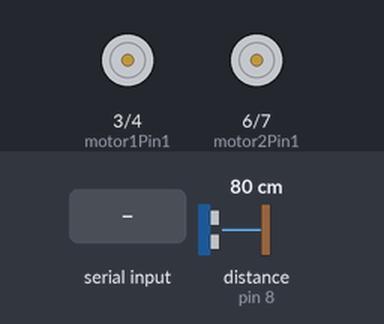
The sketch below on a simulated Arduino Uno, built with avr-gcc and run on an emulated ATmega328P. On the bench: motor-driver pin pairs drawn as motors (green arrow = first pin HIGH = forward, orange = second pin HIGH = backward, longer = more drive, scaled by the enable pin). The inputs (shaded band) are chosen by the test bench; at power-on: distance to the obstacle (sensor on pin 8) 80 cm. The echo pulse lasts 58.3 µs per cm.

Above: at 1.2 s.
1.3 s: "8" received over Serial
At 2.9 s:
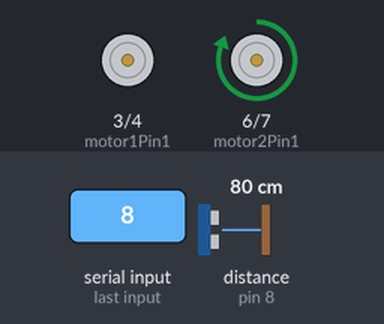
4.3 s: "1" received over Serial
At 4.6 s:
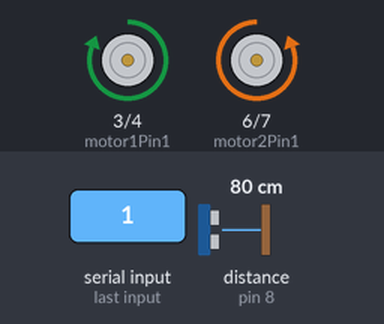
5.8 s: "2" received over Serial
At 7.0 s:
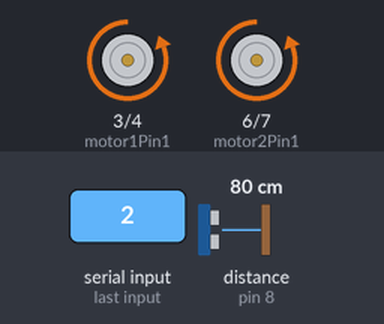
7.3 s: "4" received over Serial
At 8.1 s:
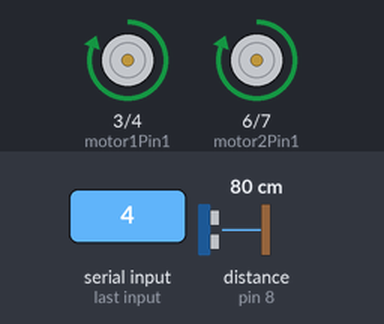
8.8 s: "8" received over Serial
At 9.4 s:
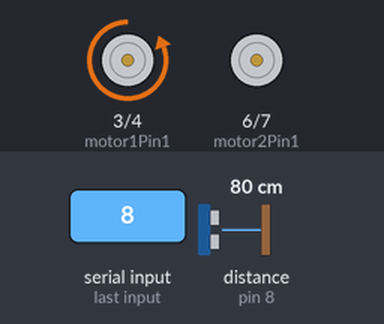
11.8 s: "3" received over Serial
At 12.8 s:
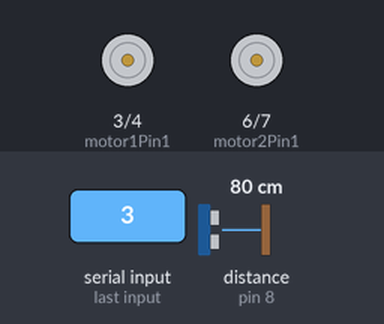
Timing chart, 0 to 14.3 s (numbered marks = the images above; inputs shaded):
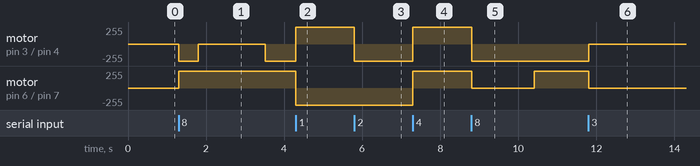

Measured:
- after the input at 1.3 s, motor on pin 3 (motor1Pin1) / pin 4 (motor1Pin2): stopped → backward 255/255 at once, → stopped 0.50 s later, → backward 255/255 1.7 s later; motor on pin 6 (motor2Pin1) / pin 7 (motor2Pin2): stopped → forward 255/255 at once
- after the input at 4.3 s, motor on pin 3 (motor1Pin1) / pin 4 (motor1Pin2): backward 255/255 → forward 255/255 at once; motor on pin 6 (motor2Pin1) / pin 7 (motor2Pin2): forward 255/255 → backward 255/255 at once
- after the input at 5.8 s, motor on pin 3 (motor1Pin1) / pin 4 (motor1Pin2): forward 255/255 → backward 255/255 at once
- after the input at 7.3 s, motor on pin 3 (motor1Pin1) / pin 4 (motor1Pin2), motor on pin 6 (motor2Pin1) / pin 7 (motor2Pin2): backward 255/255 → forward 255/255 at once
- after the input at 8.8 s, motor on pin 3 (motor1Pin1) / pin 4 (motor1Pin2): forward 255/255 → backward 255/255 at once; motor on pin 6 (motor2Pin1) / pin 7 (motor2Pin2): forward 255/255 → stopped at once, → forward 255/255 1.6 s later
- after the input at 11.8 s, motor on pin 3 (motor1Pin1) / pin 4 (motor1Pin2): backward 255/255 → stopped at once

The sketch:

ManueleBesturingSS.ino
```cpp
// Initializeren van den pinnen en waarmee ze verbonden zijn
int enable1Pin = 2; // pin 1 on L293D IC
int motor1Pin1 = 3; // pin 2 on L293D IC
int motor1Pin2 = 4; // pin 7 on L293D IC

int enable2Pin = 5; // pin 9 on L293D IC
int motor2Pin1 = 6; // pin 10 on L293D IC
int motor2Pin2 = 7; // pin 15 on L293D IC

int state;         // kiest uit vooruit / achteruit / links / rechts (bluetooth)
int flag=0;        //zorgt ervoor dat de status maar 1x geprint wordt

bool Automatic = false;         //Bluetooth inputs
bool Tekenen = false;           //
bool Manueel = true;            //

unsigned long previousMillis = 0;  //Timers voor tekenen
const long interval = 1800;        // draai interval en vooruitrijden
boolean voor = true;               // automatisch rijden
boolean lnks = false;              //
boolean rchts = false;             //
int tellerke = 1;                  //Tellers
int detected = 0;                  //

#define trigPinvooraan 9    //sensor vooraan   //SENSOR PINNEN
#define echoPinvooraan 8    //sensor vooraan

#define trigPinLinks 11 //sensor rechts
#define echoPinLinks 10 //sensor rechts

#define trigPinRechts 13  //sensor links
#define echoPinRechts 12  //sensor links

void setup() {
    //Motors
    pinMode(motor1Pin1, OUTPUT);
    pinMode(motor1Pin2, OUTPUT);
    pinMode(enable1Pin, OUTPUT);
    pinMode(motor2Pin1, OUTPUT);
    pinMode(motor2Pin2, OUTPUT);
    pinMode(enable2Pin, OUTPUT);
    digitalWrite(enable1Pin, HIGH);
    digitalWrite(enable2Pin, HIGH);
    //Sensors
    pinMode(trigPinvooraan, OUTPUT);
    pinMode(echoPinvooraan, INPUT);

    Serial.begin(9600);
}

void loop() {
  //Timertje
  unsigned long currentMillis = millis();

///////////////////////////////////////////////////////////////////////////////////////////////////////////////////////////////////////////////////////////////////////////////////////
////////////////////////////////////////////////////////////////////////BLUETOOTH//////////////////////////////////////////////////////////////////////////////////////////////////////
///////////////////////////////////////////////////////////////////////////////////////////////////////////////////////////////////////////////////////////////////////////////////////
//Als er data is zal deze uitgelezen worden
    if(Serial.available() > 0){
      state = Serial.read();
      flag=0;
    }
///////////////////////////////////////////////////////////////////////////////////////////////////////////////////////////////////////////////////////////////////////////////////////
///////////////////////////////////////////////////////////////////////MANUEEL RIJDEN//////////////////////////////////////////////////////////////////////////////////////////////////
///////////////////////////////////////////////////////////////////////////////////////////////////////////////////////////////////////////////////////////////////////////////////////
// Als de status 1 is zal het autotje achteruit rijden
    if (state == '1') {
       ACHTERUIT();
    }
    // Als de status 2 is zal het autotje Rechts draaien
    else if (state == '2') {
       RECHTSRONDAS();
    }
    // Als de status 3 is zal het autotje stoppen.
    else if (state == '3') {
       STOP();
    }
    // Als de status 2 is zal het autotje links draaien
    else if (state == '4') {
       LINKSRONDAS();
    }
    // Als de status 5 is zal het autotje vooruit rijden
    else if (state == '5') {
       VOORUIT();
    }

///////////////////////////////////////////////////////////////////////////////////////////////////////////////////////////////////////////////////////////////////////////////////////
////////////////////////////////////////////////////////////////////////TEKENEN////////////////////////////////////////////////////////////////////////////////////////////////////////
///////////////////////////////////////////////////////////////////////////////////////////////////////////////////////////////////////////////////////////////////////////////////////
//SENSOR code
else if (state == '8') {
  long durationvooraan, distancevooraan;
  digitalWrite(trigPinvooraan, LOW);  // Added this line
  delayMicroseconds(2); // Added this line
  digitalWrite(trigPinvooraan, HIGH);
  delayMicroseconds(10); // Added this line
  digitalWrite(trigPinvooraan, LOW);
  durationvooraan = pulseIn(echoPinvooraan, HIGH);
  distancevooraan = (durationvooraan/2) / 29.1;

  //ALS VOORAAN DETECTED///////////////////////////////////////////////////////////
  if (distancevooraan < 10)
  {
      STOP();
      delay(3000);
      detected++;
      if(detected > 1)
      {
        LINKS();
        delay(1400);
        detected = 0;
        currentMillis = 0;
        previousMillis = 0;
        voor = true; lnks = false;  rchts = false; tellerke = 1;
      }
  }
  //ALS NIKS ERVOOR STAAT///////////////////AUTOMATISCH RIJDEN/////////////////////
  else
  {
    if(voor)
    VOORUIT();
       if (voor&&(unsigned long)(currentMillis - previousMillis) >= interval)
       {
          voor = false;
                      if(tellerke == 4){
                      tellerke = 0;
                      }
                      if(tellerke < 2)
                      {
                      lnks = true;}
                      else if(lnks == false&&tellerke <4){
                      rchts = true;
                      }

          previousMillis = currentMillis;
       }
    if(lnks)
    LINKS();
       if (lnks&&(unsigned long)(currentMillis - previousMillis) >= interval-100)
       {
          lnks= false;
          voor=true;
          tellerke++;
          previousMillis = currentMillis;
       }
     if(rchts)
     RECHTS();
      if (rchts&&(unsigned long)(currentMillis - previousMillis) >= (interval-200))
      {
          rchts= false;
          voor=true;
          tellerke++;
          previousMillis = currentMillis;
      }
   }
}

    else if(state == '9'){STOP(); }


}


//Methodes
void LINKS(){
        digitalWrite(motor1Pin1, LOW);
        digitalWrite(motor1Pin2, LOW);
        digitalWrite(motor2Pin1, HIGH);
        digitalWrite(motor2Pin2, LOW);
  }

void RECHTS(){
        digitalWrite(motor1Pin1, LOW);
        digitalWrite(motor1Pin2, HIGH);
        digitalWrite(motor2Pin1, LOW);
        digitalWrite(motor2Pin2, LOW);
  }

void ACHTERUIT(){
        digitalWrite(motor1Pin1, HIGH);
        digitalWrite(motor1Pin2, LOW);
        digitalWrite(motor2Pin1, LOW);
        digitalWrite(motor2Pin2, HIGH);
  }

void VOORUIT(){
        digitalWrite(motor1Pin1, LOW);
        digitalWrite(motor1Pin2, HIGH);
        digitalWrite(motor2Pin1, HIGH);
        digitalWrite(motor2Pin2, LOW);

  }

void STOP(){
        digitalWrite(motor1Pin1, LOW);
        digitalWrite(motor1Pin2, LOW);
        digitalWrite(motor2Pin1, LOW);
        digitalWrite(motor2Pin2, LOW);

  }
void RECHTSRONDAS(){
        digitalWrite(motor1Pin1, LOW);
        digitalWrite(motor1Pin2, HIGH);
        digitalWrite(motor2Pin1, LOW);
        digitalWrite(motor2Pin2, HIGH);
  }
void LINKSRONDAS(){
        digitalWrite(motor1Pin1, HIGH);
        digitalWrite(motor1Pin2, LOW);
        digitalWrite(motor2Pin1, HIGH);
        digitalWrite(motor2Pin2, LOW);
  }
```
